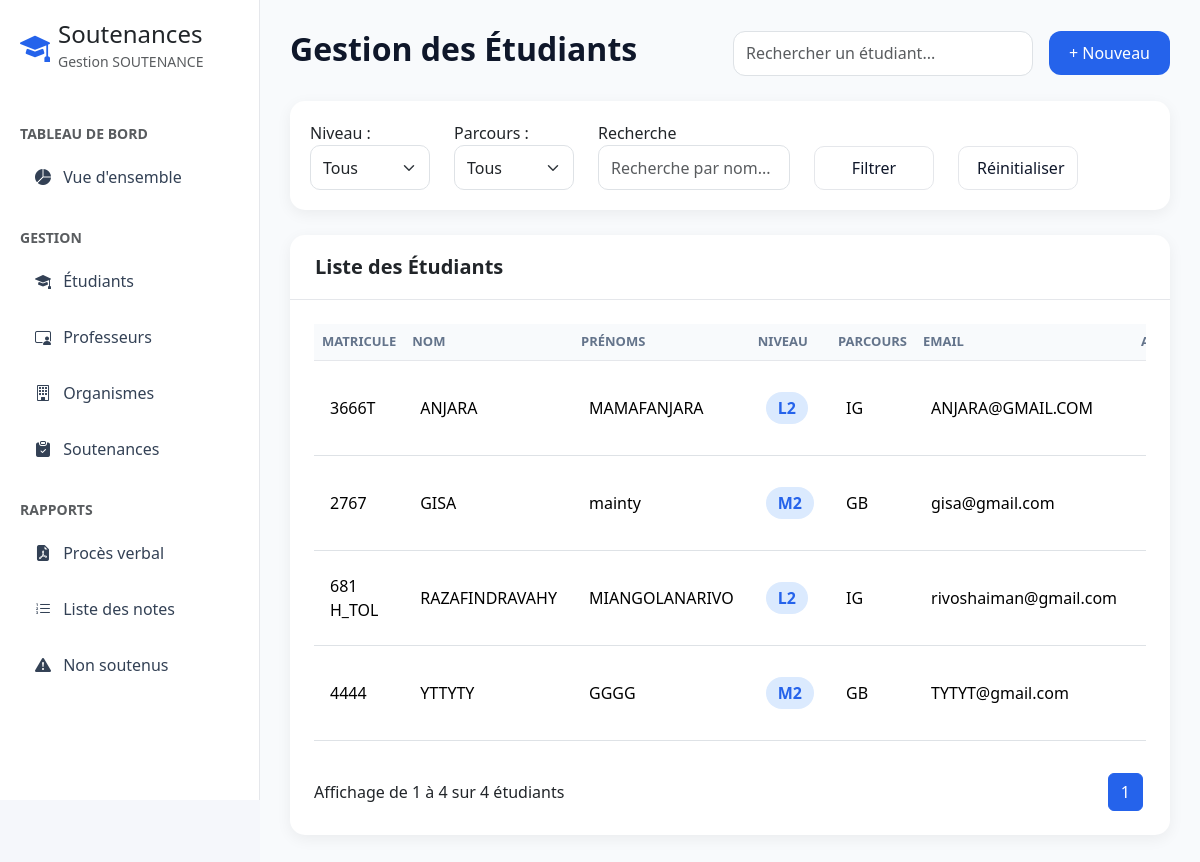
/pages/etudiants.php, run on the app's committed database.
### tables this page shows
CREATE TABLE `etudiant` (
  `matricule` varchar(20) NOT NULL,
  `nom` varchar(100) NOT NULL,
  `prenoms` varchar(150) NOT NULL,
  `niveau` varchar(10) NOT NULL,
  `parcours` varchar(50) NOT NULL,
  `adr_email` varchar(150) DEFAULT NULL
);

### pages/etudiants.php (the view, shortened to what this page needs)
<?php
include("../includes/config.php");
$niveau = $_GET['niveau'] ?? '';
$parcours = $_GET['parcours'] ?? '';
$search = $_GET['search'] ?? '';
$where = "WHERE 1";
$limit = 10;
$page = isset($_GET['page']) ? (int)$_GET['page'] : 1;
$offset = ($page - 1) * $limit;
$total_result = mysqli_query($conn,"SELECT COUNT(*) AS total FROM etudiant $where");
$total_rows = mysqli_fetch_assoc($total_result)['total'];
$total_pages = ceil($total_rows / $limit);
$result = mysqli_query($conn,"SELECT * FROM etudiant $where ORDER BY nom ASC LIMIT $limit OFFSET $offset");
include("../includes/header.php");
include("../includes/sidebar.php");
?>
<div class="content">
    <div class="top-zone">
        <h2 class="top-title">Gestion des Étudiants</h2>
        <div class="d-flex gap-3 align-items-center">
            <form method="GET" class="d-flex">
                <input type="text" name="search" class="form-control search-top" placeholder="Rechercher un étudiant..." value="<?= htmlspecialchars($search); ?>">
            </form>
            <button class="btn-main" data-bs-toggle="modal" data-bs-target="#ajoutModal">
                + Nouveau
            </button>
        </div>
    </div>
    <form method="GET" class="filter-card">
        <div class="row align-items-end">
            <div class="col-md-2">
                <label>Niveau :</label>
                <select name="niveau" class="form-select">
                    <option value="">Tous</option>
                </select>
            </div>
            <div class="col-md-2">
                <label>Parcours :</label>
                <select name="parcours" class="form-select">
                    <option value="">Tous</option>
                </select>
            </div>
            <div class="col-md-3">
                <label>Recherche</label>
                <input type="text" name="search" class="form-control" placeholder="Recherche par nom..." value="<?= htmlspecialchars($search); ?>">
            </div>
            <div class="col-md-2">
                <button class="simple-btn w-100">Filtrer</button>
            </div>
            <div class="col-md-2">
                <a href="etudiants.php" class="simple-btn w-100 d-block text-center text-decoration-none">Réinitialiser</a>
            </div>
        </div>
    </form>
    <div class="table-card">
        <div class="table-card-header">
            <h5>Liste des Étudiants</h5>
        </div>
        <div class="p-4">
            <div class="table-responsive">
                <table class="table align-middle">
                    <thead>
                        <tr>
                            <th>Matricule</th>
                            <th>Nom</th>
                            <th>Prénoms</th>
                            <th>Niveau</th>
                            <th>Parcours</th>
                            <th>Email</th>
                            <th class="action-col">Actions</th>
                        </tr>
                    </thead>
                    <tbody>
                    <?php while($row = mysqli_fetch_assoc($result)){ ?>
                        <tr>
                            <td><?= $row['matricule']; ?></td>
                            <td><?= $row['nom']; ?></td>
                            <td><?= $row['prenoms']; ?></td>
                            <td><span class="badge-niveau"><?= $row['niveau']; ?></span></td>
                            <td><?= $row['parcours']; ?></td>
                            <td><?= $row['adr_email']; ?></td>
                            <td class="action-col">
                            </td>
                        </tr>
                    <?php } ?>
                    </tbody>
                </table>
            </div>
            <div class="d-flex justify-content-between align-items-center mt-3">
                <p class="mb-0">
                    Affichage de <?= $total_rows > 0 ? $offset + 1 : 0; ?> à <?= min($offset + $limit, $total_rows); ?> sur <?= $total_rows; ?> étudiants
                </p>
                <nav>
                    <ul class="pagination mb-0">
                        <?php for($i=1; $i<=$total_pages; $i++){ ?>
                            <li class="page-item <?= $i==$page?'active':'' ?>">
                                <a class="page-link" href="?page=<?= $i ?>&niveau=<?= $niveau ?>&parcours=<?= $parcours ?>&search=<?= $search ?>">
                                    <?= $i ?>
                                </a>
                            </li>
                        <?php } ?>
                    </ul>
                </nav>
            </div>
        </div>
    </div>
</div>
</body>
</html>

### includes/header.php (style rules this page uses)
* { margin:0; padding:0; box-sizing:border-box; }
html, body { width:100%; min-height:100%; overflow-x:hidden; overflow-y:auto; background:#f5f7fb; font-family:Segoe UI,Tahoma,Geneva,Verdana,sans-serif; }
.content { margin-left:260px; min-height:100vh; padding:30px; }
.table th { background:#f8fafc; color:#475569; text-transform:uppercase; font-size:13px; }
.form-control, .form-select { min-height:45px; border-radius:10px; }

### pages/etudiants.php (style rules this page uses)
.content { background:#f8fafc; min-height:100vh; }
.top-zone { display:flex; justify-content:space-between; align-items:center; margin-bottom:25px; }
.top-title { font-weight:700; color:#0f172a; }
.search-top { width:300px; border-radius:12px; height:45px; }
.btn-main { background:#2563eb; color:white; border-radius:12px; padding:10px 20px; border:none; }
.filter-card { background:white; border-radius:15px; padding:20px; box-shadow:0 4px 15px rgba(0,0,0,0.06); margin-bottom:25px; }
.table-card { background:white; border-radius:15px; box-shadow:0 4px 15px rgba(0,0,0,0.06); overflow:hidden; }
.table-card-header { display:flex; justify-content:space-between; align-items:center; padding:20px 25px; border-bottom:1px solid #e5e7eb; }
.table-card-header h5 { font-weight:700; margin:0; }
.table thead th { text-transform:uppercase; color:#64748b; font-size:13px; border-bottom:1px solid #e5e7eb; }
.table td { padding:16px; vertical-align:middle; }
.badge-niveau { background:#dbeafe; color:#2563eb; padding:5px 12px; border-radius:20px; font-weight:600; }
.simple-btn { border:1px solid #e5e7eb; background:white; border-radius:10px; padding:9px 18px; color:#0f172a; }
.pagination .page-link { border-radius:10px; margin:0 3px; color:#2563eb; }
.pagination .active .page-link { background:#2563eb; border-color:#2563eb; color:white; }

### data on the page
etudiant: matricule "3666T", nom "ANJARA", prenoms "MAMAFANJARA", niveau "L2", parcours "IG", adr_email "ANJARA@GMAIL.COM"
etudiant: matricule "2767", nom "GISA", prenoms "mainty", niveau "M2", parcours "GB", adr_email "gisa@gmail.com"
etudiant: matricule "681 H_TOL", nom "RAZAFINDRAVAHY", prenoms "MIANGOLANARIVO", niveau "L2", parcours "IG", adr_email "rivoshaiman@gmail.com"
etudiant: matricule "4444", nom "YTTYTY", prenoms "GGGG", niveau "M2", parcours "GB", adr_email "TYTYT@gmail.com"

### other printed values
$offset + 1 "1"
min($offset + $limit, $total_rows) "4"
$total_rows "4"
